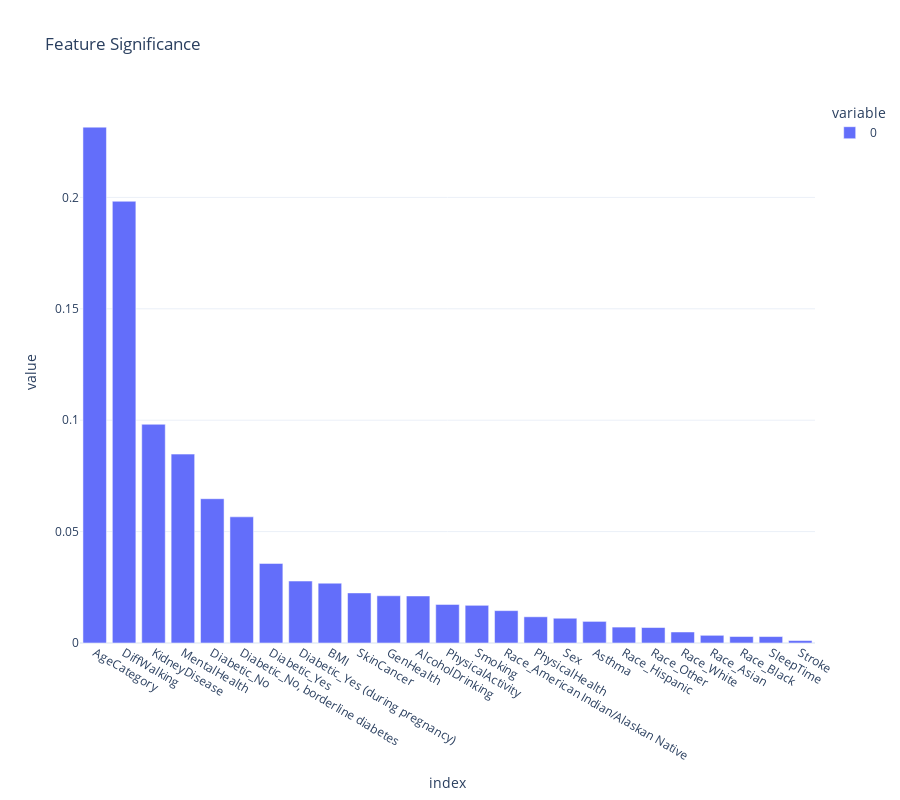

The cell this chart's notebook holds for it:
### Code cell
importances = model.feature_importances_
std = np.std([tree.feature_importances_ for tree in model.estimators_], axis=0)
forest_importances = pd.Series(importances, index=features)

figImportance = px.bar(forest_importances, title="Feature Significance", 
                     template="plotly_white", height=800).update_xaxes(categoryorder="total descending")


figImportance.show()

### Figure 1 — Plotly figure (JSON) as saved in the notebook; plotly's stock layout.template omitted (floating-point values rounded to 4 significant figures)
{"data": [{"alignmentgroup": "True", "hovertemplate": "variable=0<br>index=%{x}<br>value=%{y}<extra></extra>", "legendgroup": "0", "marker": {"color": "#636efa", "pattern": {"shape": ""}}, "name": "0", "offsetgroup": "0", "orientation": "v", "showlegend": true, "textposition": "auto", "type": "bar", "x": ["AgeCategory", "AlcoholDrinking", "Asthma", "BMI", "Diabetic_No", "Diabetic_No, borderline diabetes", "Diabetic_Yes", "Diabetic_Yes (during pregnancy)", "DiffWalking", "GenHealth", "KidneyDisease", "MentalHealth", "PhysicalActivity", "PhysicalHealth", "Race_American Indian/Alaskan Native", "Race_Asian", "Race_Black", "Race_Hispanic", "Race_Other", "Race_White", "Sex", "SkinCancer", "SleepTime", "Smoking", "Stroke"], "xaxis": "x", "y": [0.2315, 0.02111, 0.009699, 0.02685, 0.06476, 0.05663, 0.03571, 0.0278, 0.1983, 0.0212, 0.09817, 0.08477, 0.01733, 0.01176, 0.01453, 0.003454, 0.00291, 0.00714, 0.006945, 0.004948, 0.01111, 0.02248, 0.00289, 0.01692, 0.0011], "yaxis": "y"}], "layout": {"barmode": "relative", "height": 800, "legend": {"title": {"text": "variable"}, "tracegroupgap": 0}, "title": {"text": "Feature Significance"}, "xaxis": {"anchor": "y", "categoryorder": "total descending", "domain": [0, 1], "title": {"text": "index"}}, "yaxis": {"anchor": "x", "domain": [0, 1], "title": {"text": "value"}}}}
